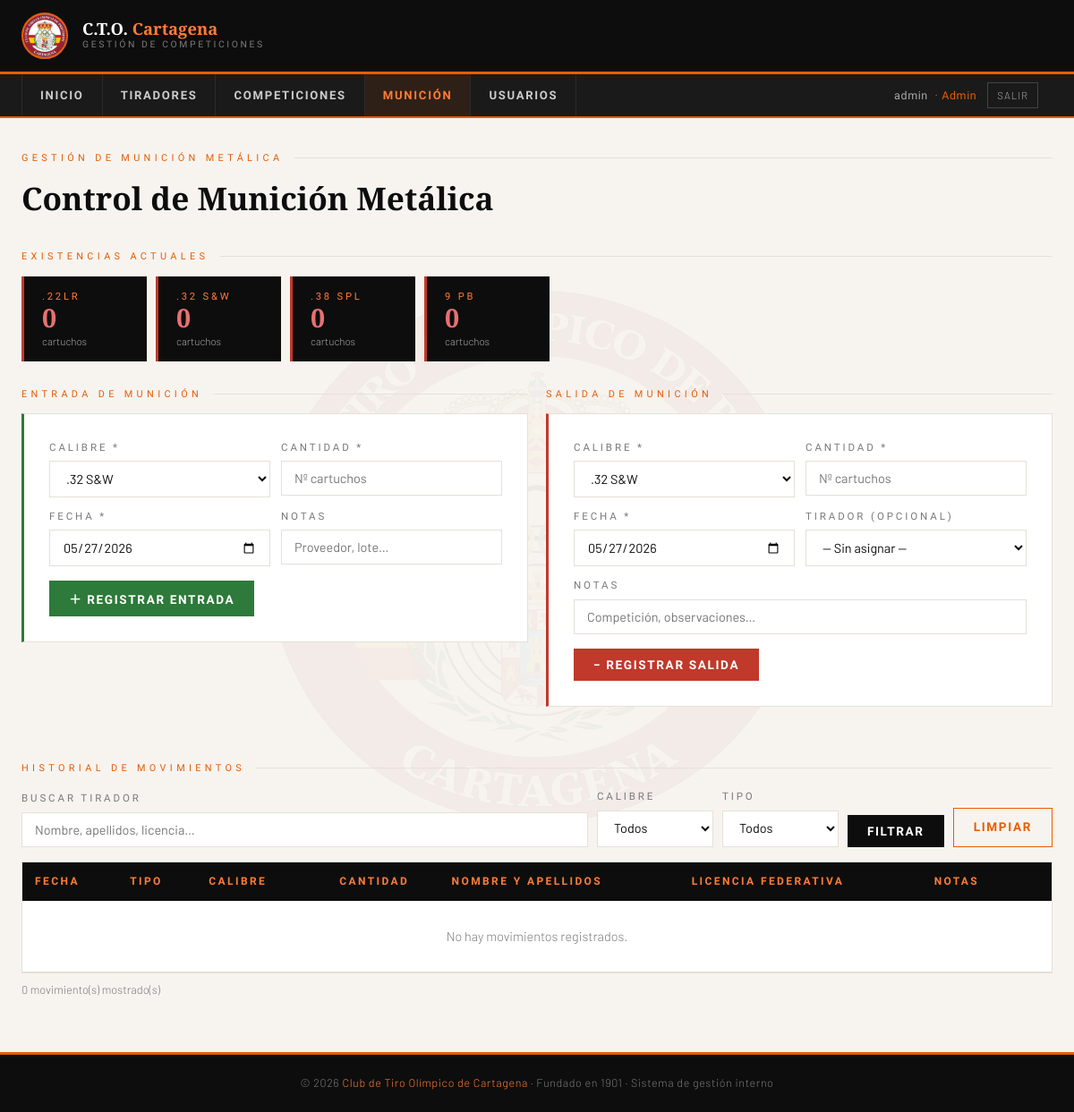
Page /municion (signed in) on the committed database.
### tables this page shows
CREATE TABLE usuarios (
                id         INTEGER PRIMARY KEY AUTOINCREMENT,
                username   TEXT UNIQUE NOT NULL,
                password   TEXT NOT NULL,
                rol        TEXT NOT NULL DEFAULT 'tirador',
                tirador_id INTEGER,
                activo     INTEGER DEFAULT 1,
                FOREIGN KEY (tirador_id) REFERENCES tiradores(id)
            );

CREATE TABLE municion_stock (
                id      INTEGER PRIMARY KEY AUTOINCREMENT,
                calibre TEXT UNIQUE NOT NULL,
                stock   INTEGER DEFAULT 0
            );

### app.py (the view)
@app.route("/municion")
@role_required("admin","encargado","directiva")
def municion():
    db        = get_db()
    stocks    = get_stocks(db)
    q         = request.args.get("q","").strip()
    calibre_f = request.args.get("calibre","")
    tipo_f    = request.args.get("tipo","")
    query  = """
        SELECT m.*, t.nombre, t.apellidos, t.licencia
        FROM municion_movimientos m
        LEFT JOIN tiradores t ON t.id = m.tirador_id
        WHERE 1=1
    """
    params = []
    if q:
        query += " AND (t.nombre LIKE ? OR t.apellidos LIKE ? OR t.licencia LIKE ?)"
        params += [f"%{q}%"]*3
    if calibre_f:
        query += " AND m.calibre=?"
        params.append(calibre_f)
    if tipo_f:
        query += " AND m.tipo=?"
        params.append(tipo_f)
    query += " ORDER BY m.id DESC"
    movimientos = db.execute(query, params).fetchall()
    tiradores   = db.execute("SELECT id,nombre,apellidos,licencia FROM tiradores ORDER BY apellidos").fetchall()
    today = date.today().strftime('%Y-%m-%d')
    return render_template("municion.html", today=today,
        stocks=stocks, movimientos=movimientos,
        tiradores=tiradores, calibres=CALIBRES,
        q=q, calibre_f=calibre_f, tipo_f=tipo_f)

### app.py (called while the page is built)
@login_manager.user_loader
def load_user(user_id):
    db  = get_db()
    row = db.execute("SELECT * FROM usuarios WHERE id=? AND activo=1", (user_id,)).fetchone()
    if row:
        return User(row["id"], row["username"], row["rol"], row["tirador_id"])
    return None

def role_required(*roles):
    def decorator(f):
        @wraps(f)
        def wrapped(*args, **kwargs):
            if not current_user.is_authenticated:
                return login_manager.unauthorized()
            if current_user.rol not in roles:
                return render_template("403.html"), 403
            return f(*args, **kwargs)
        return wrapped
    return decorator

def get_db():
    db = getattr(g, "_database", None)
    if db is None:
        db = g._database = sqlite3.connect(DB_PATH)
        db.row_factory = sqlite3.Row
    return db

def get_stocks(db):
    rows = db.execute("SELECT calibre, stock FROM municion_stock ORDER BY calibre").fetchall()
    return {r["calibre"]: r["stock"] for r in rows}

### templates/municion.html (shortened to what this page needs)
{% extends "base.html" %}
{% block contenido %}
<p class="pag-etiqueta">Gestión de munición metálica</p>
<h1 class="pag-titulo">Control de Munición Metálica</h1>
<p class="pag-etiqueta" style="margin-bottom:14px;">Existencias actuales</p>
<div class="stock-grid">
  {% for cal, qty in stocks.items() %}
  <div class="stock-pill {{ 'bajo' if qty < 50 else '' }}">
    <div class="cal">{{ cal }}</div>
    <div class="qty">{{ qty }}</div>
    <div class="lbl">cartuchos</div>
  </div>
  {% endfor %}
</div>
<div style="display:grid;grid-template-columns:1fr 1fr;gap:20px;margin-bottom:36px;">
  <div>
    <p class="pag-etiqueta" style="margin-bottom:12px;">Entrada de munición</p>
    <div class="form-card" style="border-left:3px solid var(--verde);">
      <form method="POST" action="/municion/entrada">
        <div style="display:grid;grid-template-columns:1fr 1fr;gap:12px;">
          <div class="form-group">
            <label>Calibre *</label>
            <select name="calibre" required>
              {% for c in calibres %}<option value="{{ c }}">{{ c }}</option>{% endfor %}
            </select>
          </div>
          <div class="form-group">
            <label>Cantidad *</label>
            <input type="number" name="cantidad" required min="1" placeholder="Nº cartuchos">
          </div>
          <div class="form-group">
            <label>Fecha *</label>
            <input type="date" name="fecha" required value="{{ today }}">
          </div>
          <div class="form-group">
            <label>Notas</label>
            <input type="text" name="notas" placeholder="Proveedor, lote…">
          </div>
        </div>
        <div class="form-actions" style="margin-top:16px;">
          <button type="submit" class="btn btn-verde">＋ Registrar entrada</button>
        </div>
      </form>
    </div>
  </div>
  <div>
    <p class="pag-etiqueta" style="margin-bottom:12px;">Salida de munición</p>
    <div class="form-card" style="border-left:3px solid var(--rojo);">
      <form method="POST" action="/municion/salida">
        <div style="display:grid;grid-template-columns:1fr 1fr;gap:12px;">
          <div class="form-group">
            <label>Calibre *</label>
            <select name="calibre" required>
              {% for c in calibres %}<option value="{{ c }}">{{ c }}</option>{% endfor %}
            </select>
          </div>
          <div class="form-group">
            <label>Cantidad *</label>
            <input type="number" name="cantidad" required min="1" placeholder="Nº cartuchos">
          </div>
          <div class="form-group">
            <label>Fecha *</label>
            <input type="date" name="fecha" required value="{{ today }}">
          </div>
          <div class="form-group">
            <label>Tirador (opcional)</label>
            <select id="sel-tirador-salida" name="tirador_id">
              <option value="">— Sin asignar —</option>
            </select>
          </div>
          <div class="form-group" style="grid-column:1/-1;">
            <label>Notas</label>
            <input type="text" name="notas" placeholder="Competición, observaciones…">
          </div>
        </div>
        <div class="form-actions" style="margin-top:16px;">
          <button type="submit" class="btn btn-rojo">− Registrar salida</button>
        </div>
      </form>
    </div>
  </div>
</div>
<div style="display:flex;align-items:center;justify-content:space-between;flex-wrap:wrap;gap:12px;margin-bottom:14px;">
  <p class="pag-etiqueta" style="margin-bottom:0;flex:1;">Historial de movimientos</p>
</div>
<form method="GET" style="display:flex;gap:10px;flex-wrap:wrap;margin-bottom:16px;align-items:flex-end;">
  <div class="form-group" style="flex:1;min-width:180px;">
    <label>Buscar tirador</label>
    <input type="text" name="q" value="{{ q }}" placeholder="Nombre, apellidos, licencia…">
  </div>
  <div class="form-group" style="min-width:130px;">
    <label>Calibre</label>
    <select name="calibre">
      <option value="">Todos</option>
    </select>
  </div>
  <div class="form-group" style="min-width:130px;">
    <label>Tipo</label>
    <select name="tipo">
      <option value="">Todos</option>
    </select>
  </div>
  <button type="submit" class="btn btn-negro">Filtrar</button>
  <a href="/municion" class="btn btn-outline">Limpiar</a>
</form>
<div class="tabla-wrapper">
  <table>
    <thead>
      <tr>
        <th>Fecha</th>
        <th>Tipo</th>
        <th>Calibre</th>
        <th style="text-align:center;">Cantidad</th>
        <th>Nombre y Apellidos</th>
        <th>Licencia Federativa</th>
        <th>Notas</th>
        <th></th>
      </tr>
    </thead>
    <tbody>
    {% for m in movimientos %}
    <tr>
      <td style="white-space:nowrap;font-family:'Barlow Condensed',sans-serif;letter-spacing:.04em;">
        {{ m.fecha }}
      </td>
      <td>
        <span class="badge badge-{{ m.tipo }}">
          {{ '↑ Entrada' if m.tipo=='entrada' else '↓ Salida' }}
        </span>
      </td>
      <td style="font-family:'Barlow Condensed',sans-serif;font-weight:700;letter-spacing:.05em;">
        {{ m.calibre }}
      </td>
      <td class="num" style="text-align:center;font-size:1.05rem;
          color:{{ 'var(--verde)' if m.tipo=='entrada' else 'var(--rojo)' }};">
        {{ '+' if m.tipo=='entrada' else '−' }}{{ m.cantidad }}
      </td>
      <td>
        {% if m.nombre %}
          <strong>{{ m.apellidos }}, {{ m.nombre }}</strong>
        {% else %}
          <span style="color:var(--gris);">—</span>
        {% endif %}
      </td>
      <td class="num">{{ m.licencia or '—' }}</td>
      <td style="font-size:.82rem;color:var(--gris);">{{ m.notas or '—' }}</td>
      <td>
        <form method="POST" action="/municion/{{ m.id }}/eliminar"
              onsubmit="return confirm('¿Eliminar este movimiento? El stock se ajustará automáticamente.')">
          <button type="submit" class="btn btn-rojo btn-sm">✕</button>
        </form>
      </td>
    </tr>
    {% else %}
    <tr>
      <td colspan="8" style="text-align:center;color:var(--gris);padding:28px;">
        No hay movimientos registrados.
      </td>
    </tr>
    {% endfor %}
    </tbody>
  </table>
</div>
<p style="color:var(--gris);font-size:.8rem;margin-top:8px;">{{ movimientos|length }} movimiento(s) mostrado(s)</p>
{% endblock %}
{% block head_extra %}
<link href="https://cdn.jsdelivr.net/npm/tom-select@2.3.1/dist/css/tom-select.min.css" rel="stylesheet">
{% endblock %}

### templates/base.html (shortened to what this page needs)
<!DOCTYPE html>
<html lang="es">
<head>
{% block head_extra %}{% endblock %}
</head>
<body>
<header>
  <div class="header-inner">
    <a href="/" class="header-brand">
      <img src="/static/escudo.png" alt="Escudo CTO Cartagena">
      <div class="brand-text">
        <div class="brand-title">C.T.O. <span>Cartagena</span></div>
        <div class="brand-sub">Gestión de Competiciones</div>
      </div>
    </a>
  </div>
</header>
<nav>
  <div class="nav-inner">
    <div class="nav-menu" id="navMenu">
      <ul>
        <li><a href="/" class="{% if request.endpoint=='index' %}activo{% endif %}">Inicio</a></li>
        {% if current_user.is_authenticated and current_user.rol in ('admin','encargado','directiva') %}
        <li><a href="/tiradores" class="{% if 'tirador' in (request.endpoint or '') %}activo{% endif %}">Tiradores</a></li>
        {% endif %}
        <li><a href="/competiciones" class="{% if 'competicion' in (request.endpoint or '') or 'puntuacion' in (request.endpoint or '') %}activo{% endif %}">Competiciones</a></li>
        {% if current_user.is_authenticated and current_user.rol in ('admin','encargado','directiva') %}
        <li><a href="/municion" class="{% if 'municion' in (request.endpoint or '') %}activo{% endif %}">Munición</a></li>
        {% endif %}
        {% if current_user.is_authenticated and current_user.rol == 'admin' %}
        <li><a href="/usuarios" class="{% if 'usuario' in (request.endpoint or '') %}activo{% endif %}">Usuarios</a></li>
        {% endif %}
      </ul>
    </div>
    {% if current_user.is_authenticated %}
    <div style="display:flex;align-items:center;gap:12px;padding:0 16px;font-size:.78rem;color:#aaa;">
      <span style="font-family:'Barlow Condensed',sans-serif;letter-spacing:.05em;">
        {{ current_user.username }}
        <span style="color:var(--naranja);margin-left:4px;">· {{ current_user.rol|capitalize }}</span>
      </span>
      <a href="/logout" style="color:#aaa;text-decoration:none;border:1px solid #444;padding:4px 10px;font-size:.72rem;letter-spacing:.08em;text-transform:uppercase;">Salir</a>
    </div>
    {% endif %}
  </div>
</nav>
<div class="contenido">
{% block contenido %}{% endblock %}
</div>
<footer>
  <p>© 2026 <span>Club de Tiro Olímpico de Cartagena</span> · Fundado en 1901 · Sistema de gestión interno</p>
</footer>
</body>
</html>

### rows in the picture
usuarios: username "admin", rol "Admin"
municion_stock: calibre ".22LR", stock "0"
municion_stock: calibre ".32 S&W", stock "0"
municion_stock: calibre ".38 SPL", stock "0"
municion_stock: calibre "9 PB", stock "0"

### other values in the picture
{{ movimientos|length }} "0"
form field calibre ".32 S&W"
